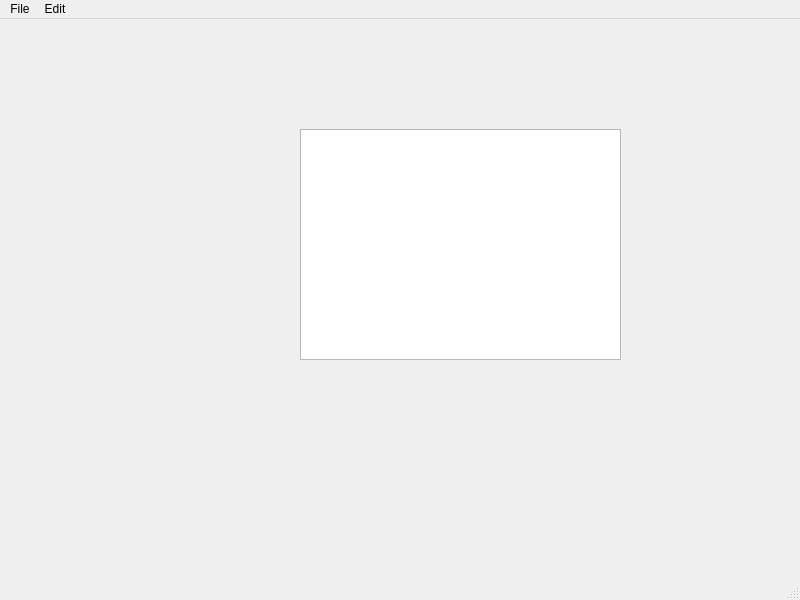
<?xml version="1.0" encoding="UTF-8"?>
<ui version="4.0">
 <class>MainWindow</class>
 <widget class="QMainWindow" name="MainWindow">
  <property name="geometry">
   <rect>
    <x>0</x>
    <y>0</y>
    <width>800</width>
    <height>600</height>
   </rect>
  </property>
  <property name="windowTitle">
   <string>MainWindow</string>
  </property>
  <widget class="QWidget" name="centralwidget">
   <widget class="QWidget" name="verticalLayoutWidget">
    <property name="geometry">
     <rect>
      <x>300</x>
      <y>110</y>
      <width>321</width>
      <height>231</height>
     </rect>
    </property>
    <layout class="QVBoxLayout" name="verticalLayout">
     <item>
      <widget class="QTextEdit" name="textEdit"/>
     </item>
    </layout>
   </widget>
  </widget>
  <widget class="QMenuBar" name="menubar">
   <property name="geometry">
    <rect>
     <x>0</x>
     <y>0</y>
     <width>800</width>
     <height>26</height>
    </rect>
   </property>
   <widget class="QMenu" name="menuFile">
    <property name="title">
     <string>File</string>
    </property>
    <addaction name="actionNew"/>
    <addaction name="actionOpen"/>
    <addaction name="actionSave_as"/>
    <addaction name="actionPrint"/>
    <addaction name="actionExit"/>
    <addaction name="actionSave"/>
   </widget>
   <widget class="QMenu" name="menuEdit">
    <property name="title">
     <string>Edit</string>
    </property>
    <addaction name="actionCopy"/>
    <addaction name="actionPaste"/>
    <addaction name="actionCut"/>
    <addaction name="actionUndo"/>
    <addaction name="actionRedo"/>
   </widget>
   <addaction name="menuFile"/>
   <addaction name="menuEdit"/>
  </widget>
  <widget class="QStatusBar" name="statusbar"/>
  <action name="actionNew">
   <property name="icon">
    <iconset resource="resource.qrc">
     <normaloff>:/img/free.png</normaloff>:/img/free.png</iconset>
   </property>
   <property name="text">
    <string>New</string>
   </property>
  </action>
  <action name="actionOpen">
   <property name="text">
    <string>Open</string>
   </property>
   <property name="toolTip">
    <string>Open</string>
   </property>
  </action>
  <action name="actionSave_as">
   <property name="text">
    <string>Save as</string>
   </property>
  </action>
  <action name="actionPrint">
   <property name="text">
    <string>Print</string>
   </property>
  </action>
  <action name="actionExit">
   <property name="text">
    <string>Exit</string>
   </property>
  </action>
  <action name="actionCopy">
   <property name="text">
    <string>Copy</string>
   </property>
  </action>
  <action name="actionPaste">
   <property name="text">
    <string>Paste</string>
   </property>
  </action>
  <action name="actionCut">
   <property name="text">
    <string>Cut</string>
   </property>
  </action>
  <action name="actionUndo">
   <property name="text">
    <string>Undo</string>
   </property>
  </action>
  <action name="actionRedo">
   <property name="text">
    <string>Redo</string>
   </property>
  </action>
  <action name="actionSave">
   <property name="text">
    <string>save</string>
   </property>
  </action>
 </widget>
 <resources>
  <include location="resource.qrc"/>
 </resources>
 <connections/>
</ui>
